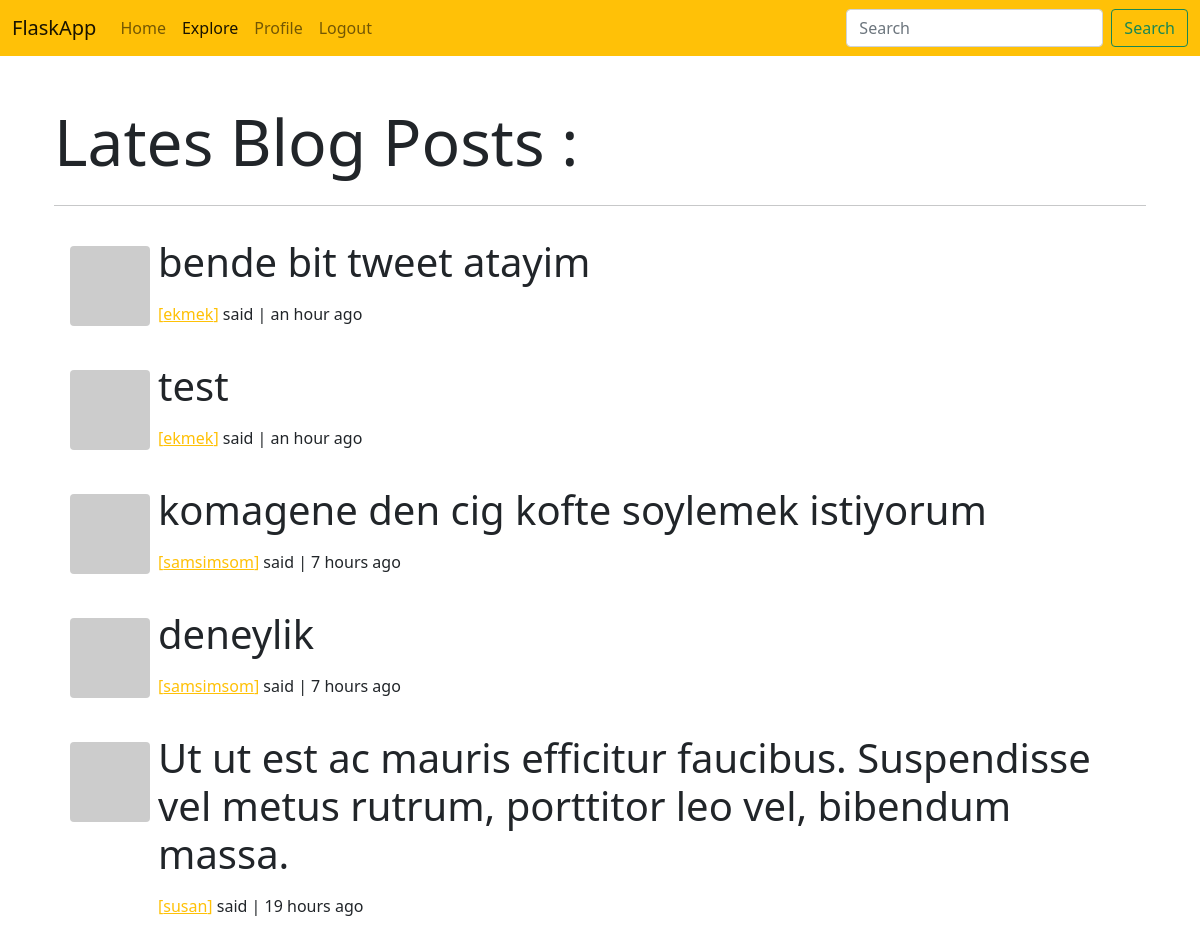
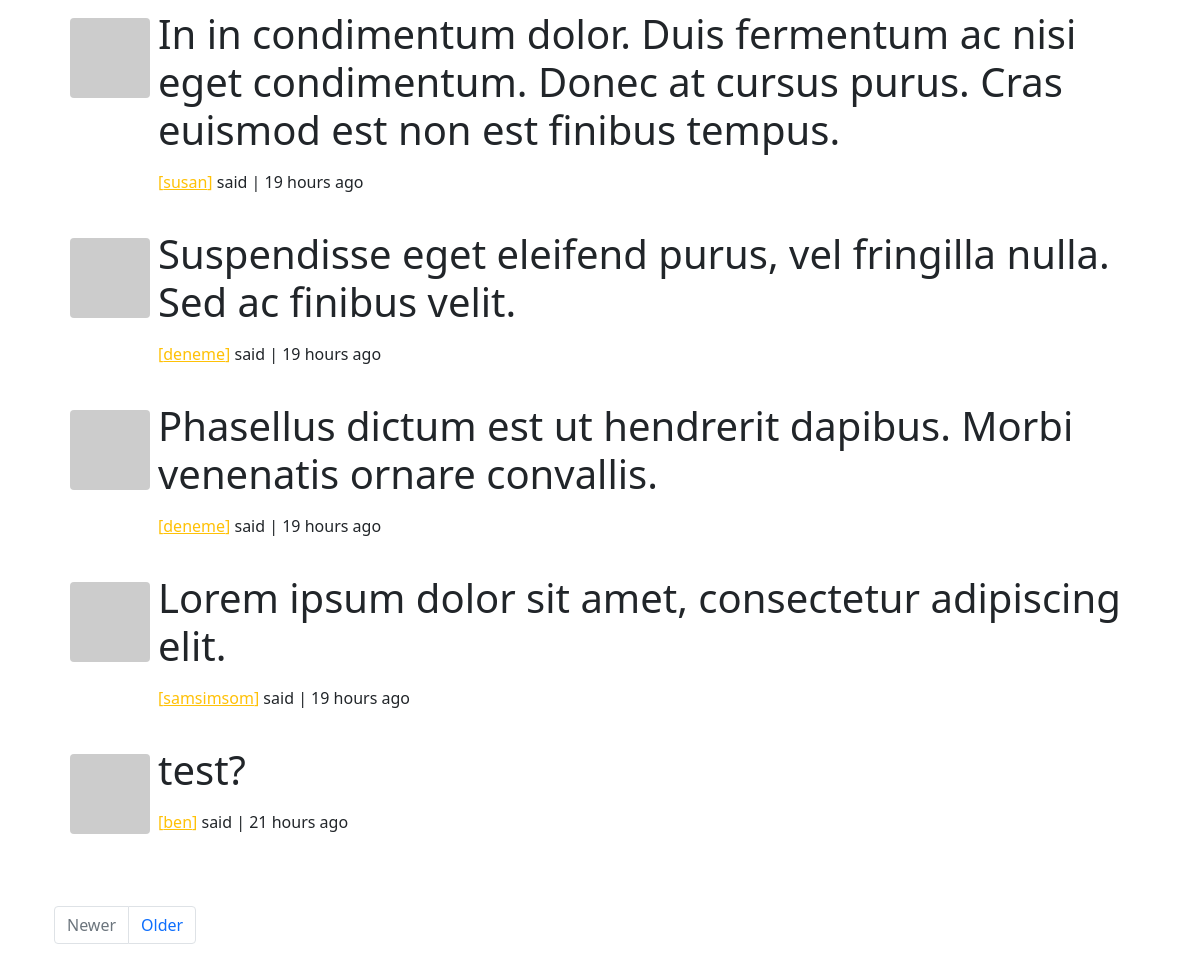
The app's page /explore (signed in) with its own data (2 pictures, top to bottom).
### app/models.py (models this page shows, shortened)
class Post(db.Model):
    id = db.Column(db.Integer, primary_key=True)
    body = db.Column(db.String(140))
    timestamp = db.Column(db.DateTime, index=True, default=datetime.utcnow)
    user_id = db.Column(db.Integer, db.ForeignKey('user.id'))

class User(UserMixin, db.Model):
    id = db.Column(db.Integer, primary_key=True)
    username = db.Column(db.String(64), index=True, unique=True)
    email = db.Column(db.String(120), index=True, unique=True)
    password_hash = db.Column(db.String(128))
    about_me = db.Column(db.String(140))
    last_seen = db.Column(db.DateTime, default=datetime.utcnow)
    posts = db.relationship('Post', backref='author', lazy='dynamic')
    followed = db.relationship('User',
                               secondary=followers,
                               primaryjoin=(followers.c.follower_id == id),
                               secondaryjoin=(followers.c.followed_id == id),
                               backref=db.backref('followers', lazy='dynamic'),
                               lazy='dynamic')
    def avatar(self, size):
        digest = md5(self.email.lower().encode('utf-8')).hexdigest()
        return f'https://www.gravatar.com/avatar/{digest}?d=identicon&s={size}'

### app/main/routes.py (the view)
@bp.route('/explore')
@login_required
def explore():
    page = request.args.get('page', 1, type=int)
    posts = Post.query.order_by(Post.timestamp.desc()).paginate(
        page, current_app.config['POSTS_PER_PAGE'], False)
    next_url = url_for('main.explore', page=posts.next_num) \
        if posts.has_next else None
    prev_url = url_for('main.explore', page=posts.prev_num) \
        if posts.has_prev else None
    return render_template('index.html',
                           title='Explore',
                           posts=posts.items,
                           next_url=next_url,
                           prev_url=prev_url)

### app/main/routes.py (called while the page is built)
@bp.before_request
def before_request():
    if current_user.is_authenticated:
        current_user.last_seen = datetime.utcnow()
        db.session.commit()

### app/models.py (called while the page is built)
@login.user_loader
def load_user(id):
    return User.query.get(int(id))

### app/templates/index.html (shortened to what this page needs)
{% extends 'base.html' %}
{% block app_content %}
<div class="container-fluid mt-5">
    <h1 class="display-3">Lates Blog Posts :</h1>
    <hr class="my-4">
    {% for post in posts %}
        {% include "_post.html" %}
    {% endfor %}
</div>
<div class="container-fluid mt-5">
    {% include "_pagination.html" %}
</div>
{% endblock app_content %}

### app/templates/_post.html
<div class="d-flex bd-highlight p-2 mb-1">
<div class="d-flex flex-row bd-highlight">
  <div class="bd-highlight p-2">
    <img class="rounded" src="{{ post.author.avatar(76) }}">
  </div>
  <div class="bd-highlight">
  <p class="display-6">{{ post.body }}</p>
    <div class="d-flex flex-column bd-highlight align-self-end">
    <div class="bd-highlight">
    <p>
        <a href="{{ url_for('main.user', username=post.author.username) }}" class="link-warning">
        [{{ post.author.username }}]</a> said | {{ moment(post.timestamp).fromNow() }}
    </p>
    </div>
    </div>
  </div>
</div>
</div>

### records on screen
Post: body "bende bit tweet atayim", author.username "ekmek", timestamp "an hour ago"
Post: body "test", author.username "ekmek", timestamp "an hour ago"
Post: body "komagene den cig kofte soylemek istiyorum", author.username "samsimsom", timestamp "7 hours ago"
Post: body "deneylik", author.username "samsimsom", timestamp "7 hours ago"
Post: body "Ut ut est ac mauris efficitur faucibus. Suspendisse vel metus rutrum, porttitor leo vel, bibendum massa.", author.username "susan", timestamp "19 hours ago"
Post: body "In in condimentum dolor. Duis fermentum ac nisi eget condimentum. Donec at cursus purus. Cras euismod est non est finibus tempus.", author.username "susan", timestamp "19 hours ago"
Post: body "Suspendisse eget eleifend purus, vel fringilla nulla. Sed ac finibus velit.", author.username "deneme", timestamp "19 hours ago"
Post: body "Phasellus dictum est ut hendrerit dapibus. Morbi venenatis ornare convallis.", author.username "deneme", timestamp "19 hours ago"
Post: body "Lorem ipsum dolor sit amet, consectetur adipiscing elit.", author.username "samsimsom", timestamp "19 hours ago"
Post: body "test?", author.username "ben", timestamp "21 hours ago"
